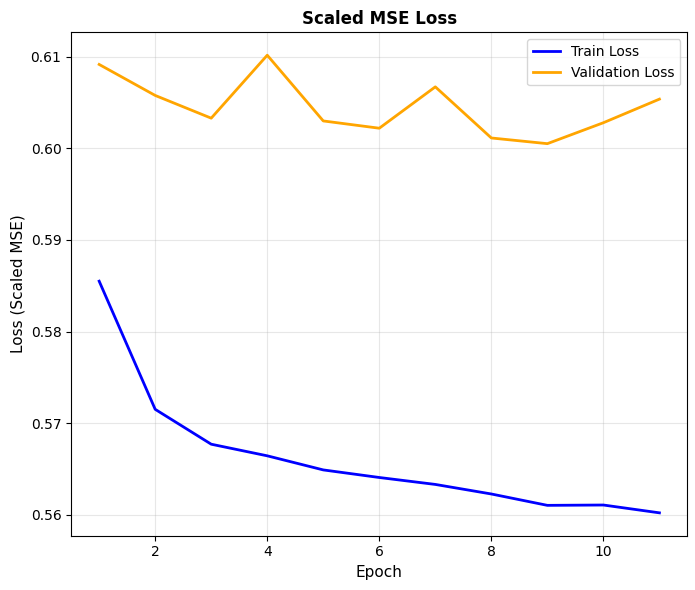
#> input picture reports/figures/curves_baseline_cat.png, 695 x 590 px
$ python image_cropper.py
#> lines starting #> are read from the running program, lines starting #| are printed output that depends on the picture
from PIL import Image
from pathlib import Path


figures_dir = Path("reports/figures")

for img_path in figures_dir.glob("curves_baseline_cat.png"):
    with Image.open(img_path) as img:
#> img is the input picture: PIL image 695x590 RGBA; mean R, G, B, A 250.1, 249.7, 250.1, 255
        width, height = img.size
#> width = 695; height = 590
        crop_box = (0, 0, width // 2, height)
#> crop_box = (0, 0, 347, 590)
        left_half = img.crop(crop_box)
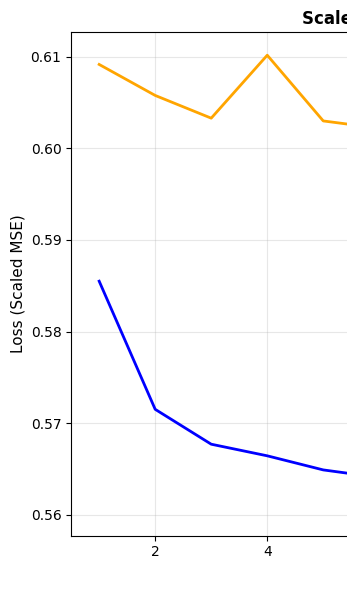
#> left_half: PIL image 347x590 RGBA; mean R, G, B, A 250.3, 249.9, 250.4, 255
        left_half.save(img_path)

$ run again, with reports/figures/all_cat_models_overfitting.png copied over reports/figures/curves_baseline_cat.png
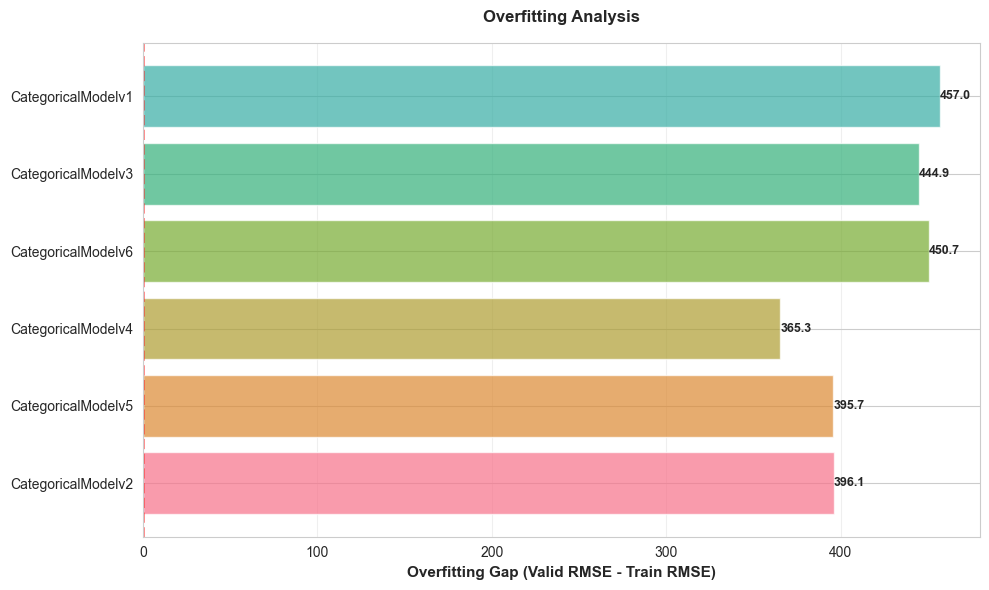
#> input picture reports/figures/all_cat_models_overfitting.png, 989 x 590 px
#> img is the input picture: PIL image 989x590 RGBA; mean R, G, B, A 215.2, 220.4, 201.6, 255
#> `left_half = img.crop(crop_box)`:
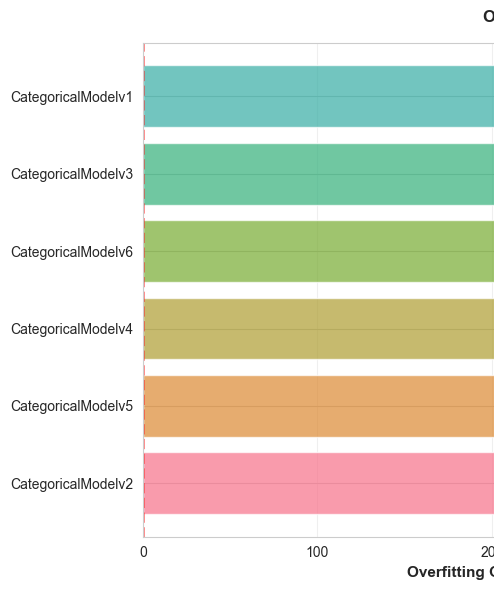
#> left_half: PIL image 494x590 RGBA; mean R, G, B, A 218, 221.1, 202.9, 255

$ run again, with reports/figures/all_cat_models_params.png copied over reports/figures/curves_baseline_cat.png
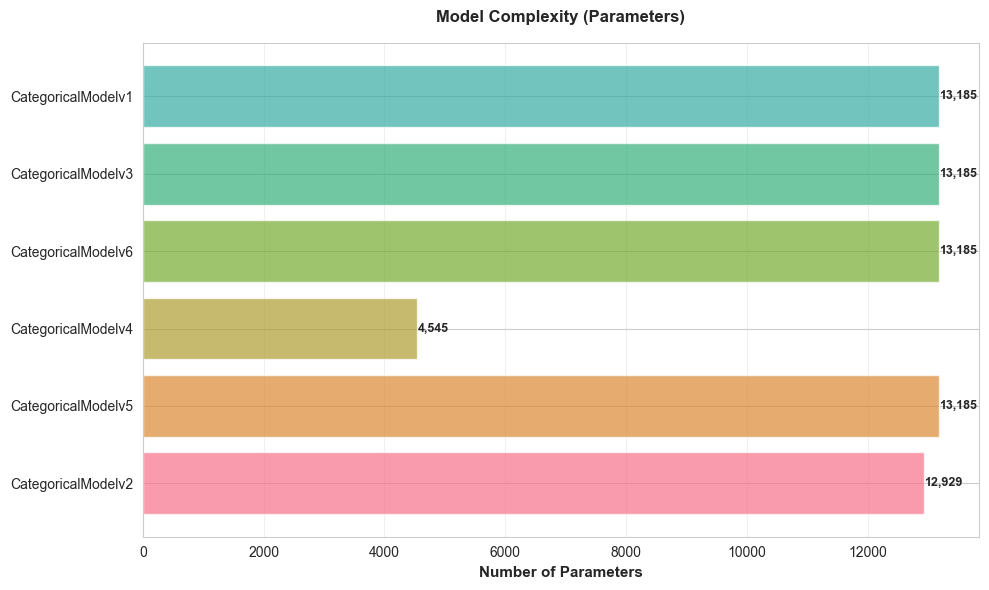
#> input picture reports/figures/all_cat_models_params.png, 989 x 590 px
#> img is the input picture: PIL image 989x590 RGBA; mean R, G, B, A 216.5, 220.8, 204.2, 255
#> `left_half = img.crop(crop_box)`:
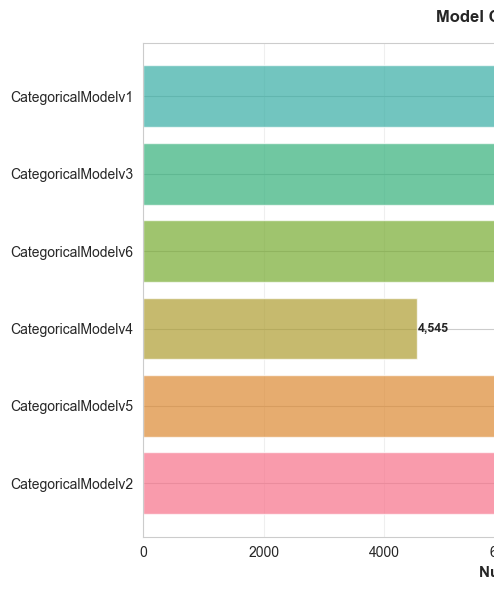
#> left_half: PIL image 494x590 RGBA; mean R, G, B, A 218.8, 222.1, 205.1, 255

$ run again, with reports/figures/all_cat_models_rmse.png copied over reports/figures/curves_baseline_cat.png
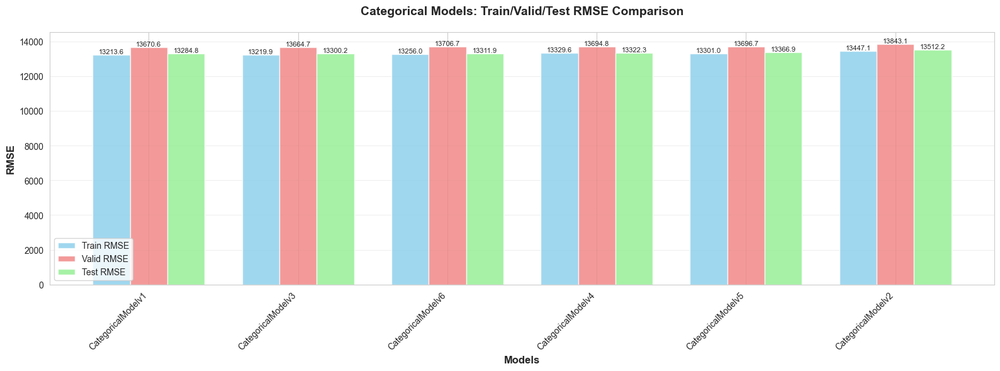
#> input picture reports/figures/all_cat_models_rmse.png, 1000 x 371 px, shrunk from 1589 x 589 before the run
#> img is the input picture: PIL image 1000x371 RGBA; mean R, G, B, A 225.6, 230.8, 223.6, 255
#> `left_half = img.crop(crop_box)`:
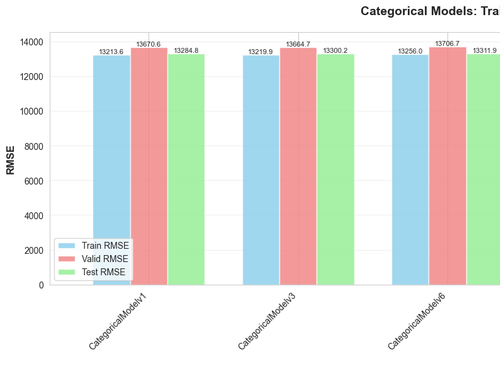
#> left_half: PIL image 500x371 RGBA; mean R, G, B, A 226.1, 230.7, 223.8, 255
